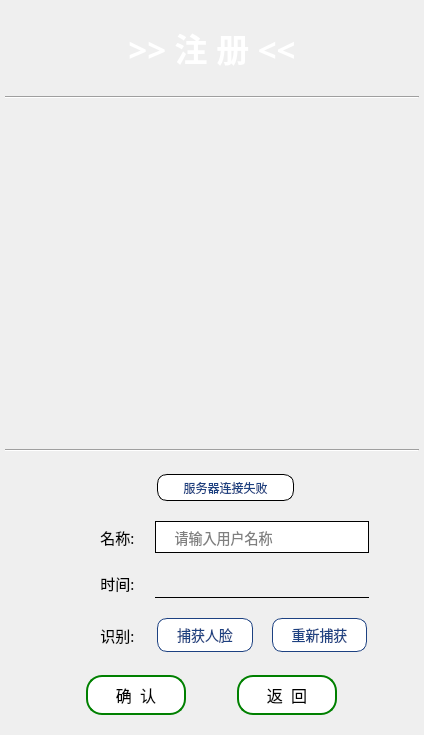
<?xml version="1.0" encoding="UTF-8"?>
<ui version="4.0">
 <class>reg</class>
 <widget class="QWidget" name="reg">
  <property name="geometry">
   <rect>
    <x>0</x>
    <y>0</y>
    <width>424</width>
    <height>735</height>
   </rect>
  </property>
  <property name="sizePolicy">
   <sizepolicy hsizetype="Ignored" vsizetype="Ignored">
    <horstretch>0</horstretch>
    <verstretch>0</verstretch>
   </sizepolicy>
  </property>
  <property name="windowTitle">
   <string>注册界面</string>
  </property>
  <property name="autoFillBackground">
   <bool>false</bool>
  </property>
  <property name="styleSheet">
   <string notr="true">border-image: url(:/resource/img/color.jpg);
QWidget#reg {
        border-top-left-radius: 15px;
        border-bottom-left-radius: 15px;
        border-top-right-radius: 15px;
        border-bottom-right-radius: 15px;
        border: 2px solid white;		
}</string>
  </property>
  <layout class="QVBoxLayout" name="verticalLayout" stretch="2,0,8,0,5,2">
   <property name="leftMargin">
    <number>5</number>
   </property>
   <property name="topMargin">
    <number>5</number>
   </property>
   <property name="rightMargin">
    <number>5</number>
   </property>
   <property name="bottomMargin">
    <number>20</number>
   </property>
   <item>
    <widget class="QLabel" name="label_title">
     <property name="font">
      <font>
       <family>Microsoft YaHei</family>
       <pointsize>25</pointsize>
       <weight>75</weight>
       <italic>false</italic>
       <bold>true</bold>
      </font>
     </property>
     <property name="styleSheet">
      <string notr="true">color:white;
font: 85 25pt &quot;Microsoft YaHei&quot;;
font-weight:bold;
border-image:None;



</string>
     </property>
     <property name="text">
      <string>&gt;&gt; 注 册 &lt;&lt;</string>
     </property>
     <property name="alignment">
      <set>Qt::AlignCenter</set>
     </property>
    </widget>
   </item>
   <item>
    <widget class="Line" name="line_2">
     <property name="orientation">
      <enum>Qt::Horizontal</enum>
     </property>
    </widget>
   </item>
   <item>
    <widget class="QWidget" name="widget_cam" native="true">
     <property name="styleSheet">
      <string notr="true">border-image: None;
QWidget#widget_cam {
    border: 2px solid white;
	border-radius: 40px;
}
</string>
     </property>
     <layout class="QGridLayout" name="gridLayout_2">
      <property name="leftMargin">
       <number>25</number>
      </property>
      <property name="topMargin">
       <number>10</number>
      </property>
      <property name="rightMargin">
       <number>25</number>
      </property>
      <property name="bottomMargin">
       <number>10</number>
      </property>
      <item row="0" column="0">
       <widget class="QLabel" name="label_cam">
        <property name="styleSheet">
         <string notr="true">border-radius: 20px;</string>
        </property>
        <property name="text">
         <string/>
        </property>
       </widget>
      </item>
     </layout>
    </widget>
   </item>
   <item>
    <widget class="Line" name="line">
     <property name="orientation">
      <enum>Qt::Horizontal</enum>
     </property>
    </widget>
   </item>
   <item>
    <widget class="QWidget" name="widget_input" native="true">
     <property name="styleSheet">
      <string notr="true">border-image: None;</string>
     </property>
     <layout class="QGridLayout" name="gridLayout" columnstretch="0,0,0,0,0">
      <property name="leftMargin">
       <number>50</number>
      </property>
      <property name="topMargin">
       <number>0</number>
      </property>
      <property name="rightMargin">
       <number>50</number>
      </property>
      <property name="bottomMargin">
       <number>1</number>
      </property>
      <property name="horizontalSpacing">
       <number>2</number>
      </property>
      <property name="verticalSpacing">
       <number>4</number>
      </property>
      <item row="2" column="0">
       <widget class="QLabel" name="label_5">
        <property name="sizePolicy">
         <sizepolicy hsizetype="Preferred" vsizetype="Preferred">
          <horstretch>25</horstretch>
          <verstretch>25</verstretch>
         </sizepolicy>
        </property>
        <property name="minimumSize">
         <size>
          <width>25</width>
          <height>25</height>
         </size>
        </property>
        <property name="maximumSize">
         <size>
          <width>50</width>
          <height>20</height>
         </size>
        </property>
        <property name="styleSheet">
         <string notr="true">border-image: url(:/resource/icon/时间.png);</string>
        </property>
        <property name="text">
         <string/>
        </property>
       </widget>
      </item>
      <item row="3" column="2" colspan="3">
       <layout class="QHBoxLayout" name="horizontalLayout_4">
        <property name="spacing">
         <number>15</number>
        </property>
        <item>
         <widget class="QPushButton" name="btn_get_face">
          <property name="minimumSize">
           <size>
            <width>75</width>
            <height>0</height>
           </size>
          </property>
          <property name="maximumSize">
           <size>
            <width>100</width>
            <height>100</height>
           </size>
          </property>
          <property name="font">
           <font>
            <family>微软雅黑</family>
            <pointsize>-1</pointsize>
            <underline>false</underline>
            <strikeout>false</strikeout>
           </font>
          </property>
          <property name="styleSheet">
           <string notr="true">QPushButton
{
	border-radius: 10px;
	padding:5px;
	text-align: center;
	text-decoration: none;
	font-size:14px;
	margin: 4px 2px;
	background-color: white;
	color:#1d4181;
    border:1px solid #1d4181;
}
QPushButton:hover 
{
	background-color: #008cba;
	color: white;
}
QPushButton:pressed 
{
	margin-top: -2px;
	margin-bottom:2px;
	
}</string>
          </property>
          <property name="text">
           <string>捕获人脸</string>
          </property>
         </widget>
        </item>
        <item>
         <widget class="QPushButton" name="btn_reget">
          <property name="minimumSize">
           <size>
            <width>75</width>
            <height>0</height>
           </size>
          </property>
          <property name="maximumSize">
           <size>
            <width>100</width>
            <height>100</height>
           </size>
          </property>
          <property name="font">
           <font>
            <family>微软雅黑</family>
            <pointsize>-1</pointsize>
            <underline>false</underline>
            <strikeout>false</strikeout>
           </font>
          </property>
          <property name="styleSheet">
           <string notr="true">QPushButton
{
	border-radius: 10px;
	padding:5px;
	text-align: center;
	text-decoration: none;
	font-size:14px;
	margin: 4px 2px;
	background-color: white;
	color:#1d4181;
    border:1px solid #1d4181;
}
QPushButton:hover 
{
	background-color: #008cba;
	color: white;
}
QPushButton:pressed 
{
	margin-top: -2px;
	margin-bottom:2px;
	
}
</string>
          </property>
          <property name="text">
           <string>重新捕获</string>
          </property>
         </widget>
        </item>
       </layout>
      </item>
      <item row="3" column="0">
       <widget class="QLabel" name="label_6">
        <property name="sizePolicy">
         <sizepolicy hsizetype="Preferred" vsizetype="Preferred">
          <horstretch>25</horstretch>
          <verstretch>25</verstretch>
         </sizepolicy>
        </property>
        <property name="minimumSize">
         <size>
          <width>25</width>
          <height>25</height>
         </size>
        </property>
        <property name="maximumSize">
         <size>
          <width>50</width>
          <height>20</height>
         </size>
        </property>
        <property name="styleSheet">
         <string notr="true">border-image: url(:/resource/icon/人脸识别.png);</string>
        </property>
        <property name="text">
         <string/>
        </property>
       </widget>
      </item>
      <item row="2" column="1">
       <widget class="QLabel" name="label_2">
        <property name="font">
         <font>
          <family>微软雅黑</family>
          <pointsize>11</pointsize>
         </font>
        </property>
        <property name="text">
         <string>时间:</string>
        </property>
        <property name="alignment">
         <set>Qt::AlignCenter</set>
        </property>
       </widget>
      </item>
      <item row="1" column="1">
       <widget class="QLabel" name="label">
        <property name="font">
         <font>
          <family>微软雅黑</family>
          <pointsize>11</pointsize>
         </font>
        </property>
        <property name="text">
         <string>名称:</string>
        </property>
        <property name="alignment">
         <set>Qt::AlignCenter</set>
        </property>
       </widget>
      </item>
      <item row="3" column="1">
       <widget class="QLabel" name="label_3">
        <property name="font">
         <font>
          <family>微软雅黑</family>
          <pointsize>11</pointsize>
         </font>
        </property>
        <property name="text">
         <string>识别:</string>
        </property>
        <property name="alignment">
         <set>Qt::AlignCenter</set>
        </property>
       </widget>
      </item>
      <item row="2" column="2" colspan="3">
       <widget class="QLineEdit" name="edit_time">
        <property name="minimumSize">
         <size>
          <width>75</width>
          <height>0</height>
         </size>
        </property>
        <property name="maximumSize">
         <size>
          <width>500</width>
          <height>500</height>
         </size>
        </property>
        <property name="styleSheet">
         <string notr="true">background: transparent;
color:rgb(0, 0, 0);
border-width:1px;border-style:none none solid none;border-color:black;
width:100%;
font-size:14px;
height:20px;
line-height:25px;
padding:4px;
</string>
        </property>
        <property name="alignment">
         <set>Qt::AlignCenter</set>
        </property>
        <property name="readOnly">
         <bool>true</bool>
        </property>
       </widget>
      </item>
      <item row="1" column="0">
       <widget class="QLabel" name="label_4">
        <property name="minimumSize">
         <size>
          <width>25</width>
          <height>25</height>
         </size>
        </property>
        <property name="maximumSize">
         <size>
          <width>25</width>
          <height>25</height>
         </size>
        </property>
        <property name="styleSheet">
         <string notr="true">border-image: url(:/resource/icon/用户.png);</string>
        </property>
        <property name="text">
         <string/>
        </property>
       </widget>
      </item>
      <item row="1" column="2" colspan="3">
       <widget class="QLineEdit" name="edit_user_name">
        <property name="minimumSize">
         <size>
          <width>75</width>
          <height>0</height>
         </size>
        </property>
        <property name="maximumSize">
         <size>
          <width>500</width>
          <height>500</height>
         </size>
        </property>
        <property name="styleSheet">
         <string notr="true">border:1px solid black;  
width:100%;
font-size:14px;
height:20px;
line-height:24px;
padding:5px;</string>
        </property>
        <property name="text">
         <string/>
        </property>
        <property name="maxLength">
         <number>10</number>
        </property>
        <property name="alignment">
         <set>Qt::AlignLeading|Qt::AlignLeft|Qt::AlignVCenter</set>
        </property>
        <property name="placeholderText">
         <string>   请输入用户名称</string>
        </property>
        <property name="clearButtonEnabled">
         <bool>true</bool>
        </property>
       </widget>
      </item>
      <item row="0" column="2" colspan="2">
       <widget class="QPushButton" name="pushButton">
        <property name="maximumSize">
         <size>
          <width>180</width>
          <height>35</height>
         </size>
        </property>
        <property name="styleSheet">
         <string notr="true">QPushButton
{
	border-radius: 10px;
	padding:5px;
	text-align: center;
	text-decoration: none;
	font-size:12px;
	margin: 4px 2px;
	background-color: white;
	color:#1d4181;
    border:1px solid black;
}</string>
        </property>
        <property name="text">
         <string>服务器连接失败</string>
        </property>
        <property name="icon">
         <iconset resource="resource_rc.qrc">
          <normaloff>:/resource/icon/提醒,感叹号_jurassic.png</normaloff>:/resource/icon/提醒,感叹号_jurassic.png</iconset>
        </property>
       </widget>
      </item>
     </layout>
    </widget>
   </item>
   <item>
    <layout class="QHBoxLayout" name="layout_decide" stretch="0,0">
     <property name="spacing">
      <number>20</number>
     </property>
     <property name="leftMargin">
      <number>50</number>
     </property>
     <property name="rightMargin">
      <number>50</number>
     </property>
     <item>
      <widget class="QPushButton" name="btn_decide">
       <property name="maximumSize">
        <size>
         <width>100</width>
         <height>40</height>
        </size>
       </property>
       <property name="font">
        <font>
         <family>微软雅黑</family>
         <pointsize>-1</pointsize>
        </font>
       </property>
       <property name="styleSheet">
        <string notr="true">
QPushButton
{
font-size:16px;
border-radius:16px;
border:2px solid green;
background:white;
}
QPushButton:hover 
{
	color:rgb(97, 97, 97)
}
QPushButton:pressed 
{
	margin-top: -2px;
	margin-bottom:2px;
	
}</string>
       </property>
       <property name="text">
        <string>确  认</string>
       </property>
       <property name="icon">
        <iconset resource="resource_rc.qrc">
         <normaloff>:/resource/icon/check-circle.png</normaloff>:/resource/icon/check-circle.png</iconset>
       </property>
      </widget>
     </item>
     <item>
      <widget class="QPushButton" name="btn_return">
       <property name="maximumSize">
        <size>
         <width>100</width>
         <height>40</height>
        </size>
       </property>
       <property name="font">
        <font>
         <family>微软雅黑</family>
         <pointsize>-1</pointsize>
        </font>
       </property>
       <property name="styleSheet">
        <string notr="true">QPushButton{
font-size:16px;
border-radius:16px;
border:2px solid green;
background:white;
}

QPushButton:hover 
{
	color:rgb(97, 97, 97)
}
QPushButton:pressed 
{
	margin-top: -2px;
	margin-bottom:2px;
	
}</string>
       </property>
       <property name="text">
        <string>返  回</string>
       </property>
       <property name="icon">
        <iconset resource="resource_rc.qrc">
         <normaloff>:/resource/icon/返回.png</normaloff>:/resource/icon/返回.png</iconset>
       </property>
      </widget>
     </item>
    </layout>
   </item>
  </layout>
 </widget>
 <resources>
  <include location="resource_rc.qrc"/>
 </resources>
 <connections/>
</ui>
